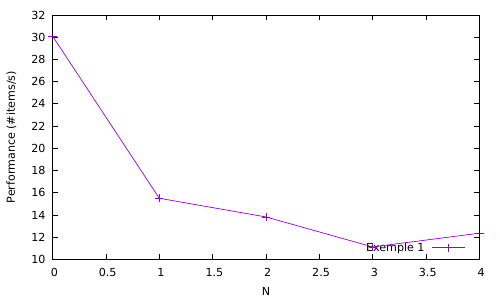

This chart was generated by the following gnuplot code:
#!/usr/bin/gnuplot

set term pdf #enhanced monochrome dashed
set output "exemple.pdf"

set key right bottom

set xlabel "N"
set ylabel "Performance (#items/s)"

plot "exemple2.data" with linespoints title "Exemple 1",\
     #"exemple2.data" with linespoints title "Exemple 2"
